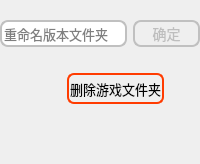
                    <widget class="QWidget" name="page_22">
                     <property name="styleSheet">
                      <string notr="true">QLineEdit{height:23px;border-radius:8px;border:2px solid rgb(192, 192, 192);}
#pushButton_39{height:23px;border-radius:8px;border:2px solid rgb(192, 192, 192);}
#pushButton_40{height:30px;background-color: rgba(255, 255, 255,0);border-radius:7px;border:2px solid rgb(255, 59, 0);height:27px;}
#pushButton_40::hover{color: rgb(255, 59, 0)}
#pushButton_40::pressed{background-color: rgba(255, 0, 0, 100);}</string>
                     </property>
                     <layout class="QGridLayout" name="gridLayout_53">
                      <property name="leftMargin">
                       <number>0</number>
                      </property>
                      <property name="topMargin">
                       <number>0</number>
                      </property>
                      <property name="rightMargin">
                       <number>0</number>
                      </property>
                      <property name="bottomMargin">
                       <number>0</number>
                      </property>
                      <item row="0" column="0" colspan="4">
                       <spacer name="horizontalSpacer_36">
                        <property name="orientation">
                         <enum>Qt::Horizontal</enum>
                        </property>
                        <property name="sizeHint" stdset="0">
                         <size>
                          <width>40</width>
                          <height>20</height>
                         </size>
                        </property>
                       </spacer>
                      </item>
                      <item row="6" column="2" colspan="2">
                       <spacer name="horizontalSpacer_34">
                        <property name="orientation">
                         <enum>Qt::Horizontal</enum>
                        </property>
                        <property name="sizeHint" stdset="0">
                         <size>
                          <width>40</width>
                          <height>20</height>
                         </size>
                        </property>
                       </spacer>
                      </item>
                      <item row="1" column="0" colspan="2">
                       <widget class="QLineEdit" name="lineEdit_3">
                        <property name="styleSheet">
                         <string notr="true">font-size: 13px;</string>
                        </property>
                        <property name="placeholderText">
                         <string>重命名版本文件夹</string>
                        </property>
                       </widget>
                      </item>
                      <item row="5" column="0" colspan="4">
                       <spacer name="verticalSpacer_18">
                        <property name="orientation">
                         <enum>Qt::Vertical</enum>
                        </property>
                        <property name="sizeHint" stdset="0">
                         <size>
                          <width>20</width>
                          <height>40</height>
                         </size>
                        </property>
                       </spacer>
                      </item>
                      <item row="6" column="0" colspan="2">
                       <spacer name="horizontalSpacer_33">
                        <property name="orientation">
                         <enum>Qt::Horizontal</enum>
                        </property>
                        <property name="sizeHint" stdset="0">
                         <size>
                          <width>40</width>
                          <height>20</height>
                         </size>
                        </property>
                       </spacer>
                      </item>
                      <item row="3" column="0" colspan="4">
                       <spacer name="horizontalSpacer_35">
                        <property name="orientation">
                         <enum>Qt::Horizontal</enum>
                        </property>
                        <property name="sizeHint" stdset="0">
                         <size>
                          <width>40</width>
                          <height>20</height>
                         </size>
                        </property>
                       </spacer>
                      </item>
                      <item row="4" column="1" colspan="2">
                       <widget class="QPushButton" name="pushButton_40">
                        <property name="styleSheet">
                         <string notr="true">font-size: 13px;</string>
                        </property>
                        <property name="text">
                         <string>删除游戏文件夹</string>
                        </property>
                        <property name="icon">
                         <iconset>
                          <normaloff>../picture/trash_red.png</normaloff>../picture/trash_red.png</iconset>
                        </property>
                        <property name="iconSize">
                         <size>
                          <width>20</width>
                          <height>20</height>
                         </size>
                        </property>
                        <property name="checkable">
                         <bool>false</bool>
                        </property>
                       </widget>
                      </item>
                      <item row="1" column="2" colspan="2">
                       <widget class="QPushButton" name="pushButton_39">
                        <property name="enabled">
                         <bool>false</bool>
                        </property>
                        <property name="styleSheet">
                         <string notr="true">font-size: 14px;</string>
                        </property>
                        <property name="text">
                         <string>确定</string>
                        </property>
                       </widget>
                      </item>
                     </layout>
                    </widget>
